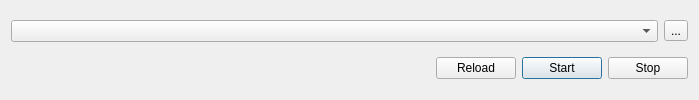
           <widget class="QWidget" name="tab">
            <property name="autoFillBackground">
             <bool>true</bool>
            </property>
            <attribute name="title">
             <string>Py</string>
            </attribute>
            <layout class="QGridLayout" name="gridLayout_5">
             <item row="0" column="5">
              <widget class="QToolButton" name="toolButtonOpenPythonDir">
               <property name="text">
                <string>...</string>
               </property>
              </widget>
             </item>
             <item row="1" column="0">
              <spacer name="horizontalSpacer">
               <property name="orientation">
                <enum>Qt::Orientation::Horizontal</enum>
               </property>
               <property name="sizeHint" stdset="0">
                <size>
                 <width>419</width>
                 <height>20</height>
                </size>
               </property>
              </spacer>
             </item>
             <item row="1" column="1">
              <widget class="QPushButton" name="pushButton_PythonReload">
               <property name="enabled">
                <bool>true</bool>
               </property>
               <property name="sizePolicy">
                <sizepolicy hsizetype="Preferred" vsizetype="Fixed">
                 <horstretch>0</horstretch>
                 <verstretch>0</verstretch>
                </sizepolicy>
               </property>
               <property name="minimumSize">
                <size>
                 <width>80</width>
                 <height>0</height>
                </size>
               </property>
               <property name="text">
                <string>Reload</string>
               </property>
               <property name="default">
                <bool>false</bool>
               </property>
              </widget>
             </item>
             <item row="0" column="0" colspan="5">
              <widget class="QComboBox" name="comboBoxPython"/>
             </item>
             <item row="1" column="4" colspan="2">
              <widget class="QPushButton" name="pushButton_PythonStop">
               <property name="sizePolicy">
                <sizepolicy hsizetype="Preferred" vsizetype="Fixed">
                 <horstretch>0</horstretch>
                 <verstretch>0</verstretch>
                </sizepolicy>
               </property>
               <property name="minimumSize">
                <size>
                 <width>80</width>
                 <height>0</height>
                </size>
               </property>
               <property name="text">
                <string>Stop</string>
               </property>
              </widget>
             </item>
             <item row="1" column="2" colspan="2">
              <widget class="QPushButton" name="pushButton_PythonStart">
               <property name="enabled">
                <bool>true</bool>
               </property>
               <property name="sizePolicy">
                <sizepolicy hsizetype="Preferred" vsizetype="Fixed">
                 <horstretch>0</horstretch>
                 <verstretch>0</verstretch>
                </sizepolicy>
               </property>
               <property name="minimumSize">
                <size>
                 <width>80</width>
                 <height>0</height>
                </size>
               </property>
               <property name="text">
                <string>Start</string>
               </property>
               <property name="default">
                <bool>true</bool>
               </property>
              </widget>
             </item>
            </layout>
           </widget>
